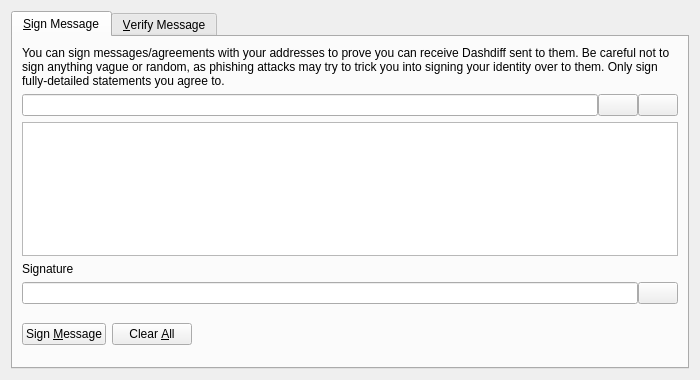
<?xml version="1.0" encoding="UTF-8"?>
<ui version="4.0">
 <class>SignVerifyMessageDialog</class>
 <widget class="QDialog" name="SignVerifyMessageDialog">
  <property name="geometry">
   <rect>
    <x>0</x>
    <y>0</y>
    <width>700</width>
    <height>380</height>
   </rect>
  </property>
  <property name="windowTitle">
   <string>Signatures - Sign / Verify a Message</string>
  </property>
  <property name="modal">
   <bool>true</bool>
  </property>
  <layout class="QVBoxLayout" name="verticalLayout">
   <item>
    <widget class="QTabWidget" name="tabWidget">
     <property name="currentIndex">
      <number>0</number>
     </property>
     <widget class="QWidget" name="tabSignMessage">
      <attribute name="title">
       <string>&amp;Sign Message</string>
      </attribute>
      <layout class="QVBoxLayout" name="verticalLayout_SM">
       <item>
        <widget class="QLabel" name="infoLabel_SM">
         <property name="text">
          <string>You can sign messages/agreements with your addresses to prove you can receive Dashdiff sent to them. Be careful not to sign anything vague or random, as phishing attacks may try to trick you into signing your identity over to them. Only sign fully-detailed statements you agree to.</string>
         </property>
         <property name="textFormat">
          <enum>Qt::PlainText</enum>
         </property>
         <property name="wordWrap">
          <bool>true</bool>
         </property>
        </widget>
       </item>
       <item>
        <layout class="QHBoxLayout" name="horizontalLayout_1_SM">
         <property name="spacing">
          <number>0</number>
         </property>
         <item>
          <widget class="QValidatedLineEdit" name="addressIn_SM">
           <property name="toolTip">
            <string>The Dashdiff address to sign the message with</string>
           </property>
          </widget>
         </item>
         <item>
          <widget class="QPushButton" name="addressBookButton_SM">
           <property name="toolTip">
            <string>Choose previously used address</string>
           </property>
           <property name="text">
            <string/>
           </property>
           <property name="shortcut">
            <string>Alt+A</string>
           </property>
           <property name="autoDefault">
            <bool>false</bool>
           </property>
          </widget>
         </item>
         <item>
          <widget class="QPushButton" name="pasteButton_SM">
           <property name="toolTip">
            <string>Paste address from clipboard</string>
           </property>
           <property name="text">
            <string/>
           </property>
           <property name="shortcut">
            <string>Alt+P</string>
           </property>
           <property name="autoDefault">
            <bool>false</bool>
           </property>
          </widget>
         </item>
        </layout>
       </item>
       <item>
        <widget class="QPlainTextEdit" name="messageIn_SM">
         <property name="toolTip">
          <string>Enter the message you want to sign here</string>
         </property>
        </widget>
       </item>
       <item>
        <widget class="QLabel" name="signatureLabel_SM">
         <property name="text">
          <string>Signature</string>
         </property>
         <property name="textFormat">
          <enum>Qt::PlainText</enum>
         </property>
        </widget>
       </item>
       <item>
        <layout class="QHBoxLayout" name="horizontalLayout_2_SM">
         <property name="spacing">
          <number>0</number>
         </property>
         <item>
          <widget class="QLineEdit" name="signatureOut_SM">
           <property name="font">
            <font>
             <italic>true</italic>
            </font>
           </property>
           <property name="readOnly">
            <bool>true</bool>
           </property>
          </widget>
         </item>
         <item>
          <widget class="QPushButton" name="copySignatureButton_SM">
           <property name="toolTip">
            <string>Copy the current signature to the system clipboard</string>
           </property>
           <property name="text">
            <string/>
           </property>
           <property name="autoDefault">
            <bool>false</bool>
           </property>
          </widget>
         </item>
        </layout>
       </item>
       <item>
        <layout class="QHBoxLayout" name="horizontalLayout_3_SM">
         <item>
          <widget class="QPushButton" name="signMessageButton_SM">
           <property name="toolTip">
            <string>Sign the message to prove you own this Dashdiff address</string>
           </property>
           <property name="text">
            <string>Sign &amp;Message</string>
           </property>
           <property name="autoDefault">
            <bool>false</bool>
           </property>
          </widget>
         </item>
         <item>
          <widget class="QPushButton" name="clearButton_SM">
           <property name="toolTip">
            <string>Reset all sign message fields</string>
           </property>
           <property name="text">
            <string>Clear &amp;All</string>
           </property>
           <property name="autoDefault">
            <bool>false</bool>
           </property>
          </widget>
         </item>
         <item>
          <spacer name="horizontalSpacer_1_SM">
           <property name="orientation">
            <enum>Qt::Horizontal</enum>
           </property>
           <property name="sizeHint" stdset="0">
            <size>
             <width>40</width>
             <height>48</height>
            </size>
           </property>
          </spacer>
         </item>
         <item>
          <widget class="QLabel" name="statusLabel_SM">
           <property name="font">
            <font>
             <weight>75</weight>
             <bold>true</bold>
            </font>
           </property>
           <property name="text">
            <string/>
           </property>
           <property name="wordWrap">
            <bool>true</bool>
           </property>
          </widget>
         </item>
         <item>
          <spacer name="horizontalSpacer_2_SM">
           <property name="orientation">
            <enum>Qt::Horizontal</enum>
           </property>
           <property name="sizeHint" stdset="0">
            <size>
             <width>40</width>
             <height>48</height>
            </size>
           </property>
          </spacer>
         </item>
        </layout>
       </item>
      </layout>
     </widget>
     <widget class="QWidget" name="tabVerifyMessage">
      <attribute name="title">
       <string>&amp;Verify Message</string>
      </attribute>
      <layout class="QVBoxLayout" name="verticalLayout_VM">
       <item>
        <widget class="QLabel" name="infoLabel_VM">
         <property name="text">
          <string>Enter the receiver's address, message (ensure you copy line breaks, spaces, tabs, etc. exactly) and signature below to verify the message. Be careful not to read more into the signature than what is in the signed message itself, to avoid being tricked by a man-in-the-middle attack. Note that this only proves the signing party receives with the address, it cannot prove sendership of any transaction!</string>
         </property>
         <property name="textFormat">
          <enum>Qt::PlainText</enum>
         </property>
         <property name="alignment">
          <set>Qt::AlignLeading|Qt::AlignLeft|Qt::AlignTop</set>
         </property>
         <property name="wordWrap">
          <bool>true</bool>
         </property>
        </widget>
       </item>
       <item>
        <layout class="QHBoxLayout" name="horizontalLayout_1_VM">
         <property name="spacing">
          <number>0</number>
         </property>
         <item>
          <widget class="QValidatedLineEdit" name="addressIn_VM">
           <property name="toolTip">
            <string>The Dashdiff address the message was signed with</string>
           </property>
          </widget>
         </item>
         <item>
          <widget class="QPushButton" name="addressBookButton_VM">
           <property name="toolTip">
            <string>Choose previously used address</string>
           </property>
           <property name="text">
            <string/>
           </property>
           <property name="shortcut">
            <string>Alt+A</string>
           </property>
           <property name="autoDefault">
            <bool>false</bool>
           </property>
          </widget>
         </item>
        </layout>
       </item>
       <item>
        <widget class="QPlainTextEdit" name="messageIn_VM"/>
       </item>
       <item>
        <widget class="QValidatedLineEdit" name="signatureIn_VM"/>
       </item>
       <item>
        <layout class="QHBoxLayout" name="horizontalLayout_2_VM">
         <item>
          <widget class="QPushButton" name="verifyMessageButton_VM">
           <property name="toolTip">
            <string>Verify the message to ensure it was signed with the specified Dashdiff address</string>
           </property>
           <property name="text">
            <string>Verify &amp;Message</string>
           </property>
           <property name="autoDefault">
            <bool>false</bool>
           </property>
          </widget>
         </item>
         <item>
          <widget class="QPushButton" name="clearButton_VM">
           <property name="toolTip">
            <string>Reset all verify message fields</string>
           </property>
           <property name="text">
            <string>Clear &amp;All</string>
           </property>
           <property name="autoDefault">
            <bool>false</bool>
           </property>
          </widget>
         </item>
         <item>
          <spacer name="horizontalSpacer_1_VM">
           <property name="orientation">
            <enum>Qt::Horizontal</enum>
           </property>
           <property name="sizeHint" stdset="0">
            <size>
             <width>40</width>
             <height>48</height>
            </size>
           </property>
          </spacer>
         </item>
         <item>
          <widget class="QLabel" name="statusLabel_VM">
           <property name="font">
            <font>
             <weight>75</weight>
             <bold>true</bold>
            </font>
           </property>
           <property name="text">
            <string/>
           </property>
           <property name="wordWrap">
            <bool>true</bool>
           </property>
          </widget>
         </item>
         <item>
          <spacer name="horizontalSpacer_2_VM">
           <property name="orientation">
            <enum>Qt::Horizontal</enum>
           </property>
           <property name="sizeHint" stdset="0">
            <size>
             <width>40</width>
             <height>48</height>
            </size>
           </property>
          </spacer>
         </item>
        </layout>
       </item>
      </layout>
     </widget>
    </widget>
   </item>
  </layout>
 </widget>
 <customwidgets>
  <customwidget>
   <class>QValidatedLineEdit</class>
   <extends>QLineEdit</extends>
   <header>qvalidatedlineedit.h</header>
  </customwidget>
 </customwidgets>
 <resources>
  <include location="../dashdiff.qrc"/>
 </resources>
 <connections/>
</ui>
